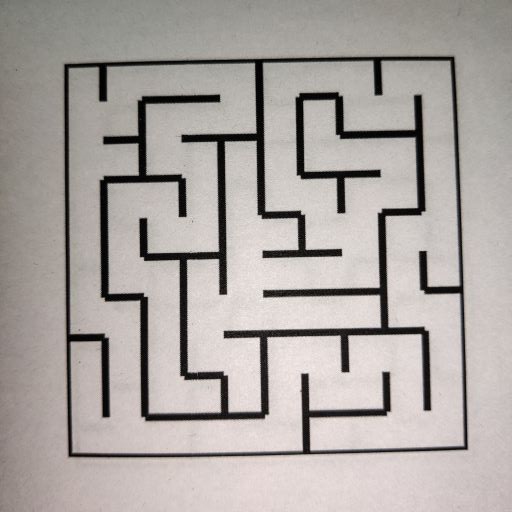
#> input picture Task_1B/test_cases/maze00.jpg, 512 x 512 px, found by its file name; its folder holds only this picture in this run
$ python task_1b.py
#> lines starting #> are read from the running program, lines starting #| are printed output that depends on the picture; after the words box and inside, x2 and y2 are one past the last pixel; in counts of white or black regions, pixels touching at a corner belong together
#> further down, input_img is the input picture: shape (512, 512, 3); mean B, G, R 161.5, 164.9, 171
'''
*****************************************************************************************
*
*				===============================================
*					Nirikshak Bot (NB) Theme (eYRC 2020-21)
*				===============================================
*
*  This script is to implement Task 1B of Nirikshak Bot (NB) Theme (eYRC 2020-21).
*
*  This software is made available on an "AS IS WHERE IS BASIS".
*  Licensee/end user indemnifies and will keep e-Yantra indemnified from
*  any and all claim(s) that emanate from the use of the Software or
*  breach of the terms of this agreement.
*
*  e-Yantra - An MHRD project under National Mission on Education using ICT (NMEICT)
*
*****************************************************************************************
'''

# Team ID:			[ 1631 ]
# Author List:		[ Names of team members worked on this file separated by Comma: Kushal Shah, Dushant Panchbhai ]
# Filename:			task_1b.py
# Functions:		applyPerspectiveTransform, detectMaze, writeToCsv, preProcess, pP1,
#					reorder, detect_wall
#					[ Comma separated list of functions in this file ]
# Global variables:
#					[ List of global variables defined in this file ]


####################### IMPORT MODULES #######################
## You are not allowed to make any changes in this section. ##
## You have to implement this task with the three available ##
## modules for this task (numpy, opencv, csv)				##
##############################################################
import numpy as np
import cv2
import csv
##############################################################


################# ADD UTILITY FUNCTIONS HERE #################
## You can define any utility functions for your code.		##
## Please add proper comments to ensure that your code is	##
## readable and easy to understand.							##
##############################################################

# Function to preprocess the image
def preProcess(img):
	if len(img.shape)==2:
		imgGray = img
	elif len(img.shape)==3:
		imgGray = cv2.cvtColor(img, cv2.COLOR_BGR2GRAY)
	imgBlur = cv2.GaussianBlur(imgGray, (5,5), 1)
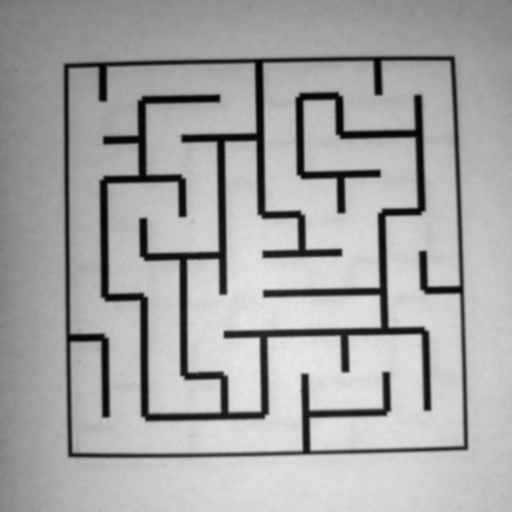
#> imgBlur: shape (512, 512); min 2, max 233, mean 166.3
	imgThreshold = cv2.adaptiveThreshold(imgBlur, 255, 1, 1, 11, -2)
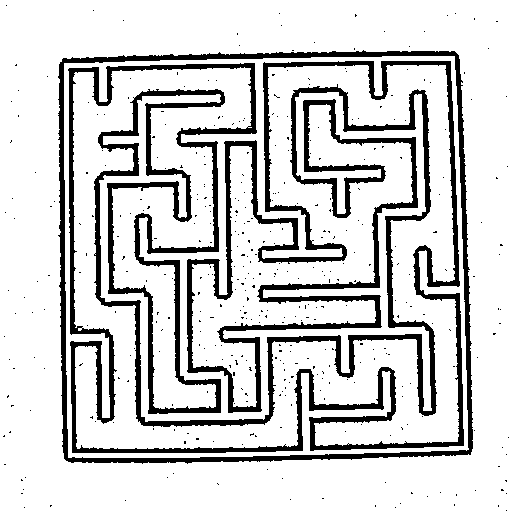
#> imgThreshold: shape (512, 512); 82.4% white; 398 black regions (396 under 20 px)
	return imgThreshold

# Another preprocessing function using different thresholding and kernel
def pP1(img):
	imgGray = cv2.cvtColor(img, cv2.COLOR_BGR2GRAY)
	kernel = np.ones((5,5),np.float32)/25
	imgBlur = cv2.filter2D(imgGray,-1,kernel)
	imgThreshold = cv2.adaptiveThreshold(imgBlur, 255, cv2.ADAPTIVE_THRESH_GAUSSIAN_C, cv2.THRESH_BINARY, 11, 2)
	return imgThreshold

# Function to reorder the points to avoid rotation of image
def reorder(myPoints):
	myPoints = myPoints.reshape((4, 2))
	myPointsNew = np.zeros((4, 1, 2), dtype = np.float32)
	add = myPoints.sum(1)
	myPointsNew[0] = myPoints[np.argmin(add)]
	myPointsNew[3] = myPoints[np.argmax(add)]
	diff = np.diff(myPoints, axis = 1)
	myPointsNew[1] = myPoints[np.argmin(diff)]
	myPointsNew[2] = myPoints[np.argmax(diff)]

	return myPointsNew

# Function to detect the wall
def detect_wall(pimg):
	prepart1 = preProcess(pimg) # preprocessed the image

	cnt, _ = cv2.findContours(prepart1, cv2.RETR_TREE, cv2.CHAIN_APPROX_SIMPLE)

	good_c = [] # list to include filtered out the contours
	for c in cnt:
		area = cv2.contourArea(c)
		if area > 700:
			good_c.append(c)

	# Now sorting the list in descending order according to their areas
	good_c.sort(reverse = True, key = lambda x : cv2.contourArea(x))

	area_good = cv2.contourArea(good_c[0])

	# Bigger contour had area greater than 2250 so checking the areas accordingly
	# if the area is less than this it means that the contours detected are smaller due
	# to a wall present between the 2 boxes
	if area_good > 2250:
		return False
	else:
		return True


##############################################################


def applyPerspectiveTransform(input_img):

	"""
	Purpose:
	---
	takes a maze test case image as input and applies a Perspective Transfrom on it to isolate the maze

	Input Arguments:
	---
	`input_img` :	[ numpy array ]
		maze image in the form of a numpy array

	Returns:
	---
	`warped_img` :	[ numpy array ]
		resultant warped maze image after applying Perspective Transform

	Example call:
	---
	warped_img = applyPerspectiveTransform(input_img)
	"""

	warped_img = None

	##############	ADD YOUR CODE HERE	##############
	imgThreshold = preProcess(input_img) # preprocessing the image
	contours, _ = cv2.findContours(imgThreshold, cv2.RETR_CCOMP, cv2.CHAIN_APPROX_NONE)
#> contours = 427 contours, 422 with area under 20; largest, box (x1, y1, x2, y2) and area: (0, 0, 512, 512) 261121, (57, 49, 474, 465) 166192, (64, 56, 469, 458) 156800, (67, 60, 465, 454) 131002, (73, 65, 459, 449) 85798

	# We need to find the second largest contour as the largest contour had edges of the image
	# itself. So using for loops twice to find second largest areawise contour

	max_area = 0
	second_last_area = 0
	second_big = np.array([])
	for i in contours:

		area = cv2.contourArea(i)
		if area > 50:
			peri = cv2.arcLength(i, True)
			approx = cv2.approxPolyDP(i, 0.02 * peri, True)
			if area > max_area and len(approx) == 4:
				max_area = area
#> this loop made 427 passes
#> (area, peri, approx, max_area) on passes 325, 327: (156799.5, 1597.3, [[454, 56], [64, 63], [68, 457], [468, 449]], 156799.5), (261121, 2044, [[0, 0], [0, 511], [511, 511], [511, 0]], 261121)
#> (area, peri, approx) on pass 408: (166191.5, 1763.4, [[454, 50], [471, 454], [66, 461], [61, 59]])
#> after the loop, max_area = 261121


	for i in contours:

		area = cv2.contourArea(i)
		if area > 50:
			peri = cv2.arcLength(i, True)
			approx = cv2.approxPolyDP(i, 0.02 * peri, True)
			if area > second_last_area and len(approx) == 4:
				if area != max_area:
					second_big = approx
					second_last_area = area
#> this loop made 427 passes
#> (area, peri, second_big, second_last_area) on passes 325, 408: (156799.5, 1597.3, [[454, 56], [64, 63], [68, 457], [468, 449]], 156799.5), (166191.5, 1763.4, [[454, 50], [471, 454], [66, 461], [61, 59]], 166191.5)
#> (area, peri, approx) on pass 327: (261121, 2044, [[0, 0], [0, 511], [511, 511], [511, 0]])
#> after the loop, second_last_area = 166191.5


	second_big = reorder(second_big) # reordering the points to avoid rotation
#> in reorder, `myPoints = myPoints.reshape((4, 2))`: myPoints = [[454, 50], [471, 454], [66, 461], [61, 59]]
#> in reorder, `add = myPoints.sum(1)`: add = [504, 925, 527, 120]
#> in reorder, `diff = np.diff(myPoints, axis = 1)`: diff = [-404, -17, 395, -2]
#> second_big = [[61, 59], [454, 50], [66, 461], [471, 454]]
	second_big = np.int0(second_big)

	pts1 = np.float32(second_big)
#> pts1 = [[61, 59], [454, 50], [66, 461], [471, 454]]
	pts2 = np.float32([[0,0], [500, 0], [0,500], [500,500]])

	# Now doing perspective transform
	matrix = cv2.getPerspectiveTransform(pts1, pts2)
#> matrix = [[1.29, -0.016, -77.49], [0.0295, 1.29, -77.79], [1.58e-05, 7.56e-05, 1]]
	warped_img = cv2.warpPerspective(input_img, matrix, (500, 500))
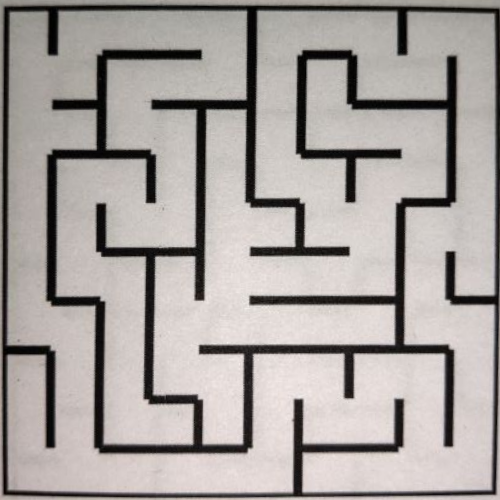
#> warped_img: shape (500, 500, 3); mean B, G, R 159.3, 162.3, 168.1


	##################################################

	return warped_img


def detectMaze(warped_img):

	"""
	Purpose:
	---
	takes the warped maze image as input and returns the maze encoded in form of a 2D array

	Input Arguments:
	---
	`warped_img` :	  [ numpy array ]
		resultant warped maze image after applying Perspective Transform

	Returns:
	---
	`maze_array` :	  [ nested list of lists ]
		encoded maze in the form of a 2D array

	Example call:
	---
	maze_array = detectMaze(warped_img)
	"""

	maze_array = []

	##############	ADD YOUR CODE HERE	##############
	# arr_boxes is a numpy array filled with zeros
	arr_boxes = np.zeros(shape=(10,10), dtype = int)

	# Initializing the array as outer borders were present in all images
	for i in range(10):
		arr_boxes[i,0] += 1
		arr_boxes[0,i] += 2
		arr_boxes[i,9] += 4
		arr_boxes[9,i] += 8

	# Slicing the images to have a 50x100 part of image to detect if vertical wall is there
	# between them
	# r is the row index
	for r in range(10):
		c = 0	# column index
		sci = 0	 # starting column pixel value
		eci = 100  # ending column pixel value
		while(c != 9):
			part = warped_img[r * 50: r * 50 + 50 , sci:eci]
			vw = detect_wall(part)
			if(vw):
				arr_boxes[r,c] += 4
				arr_boxes[r,c+1] += 1
			sci += 50
			eci += 50
			c += 1
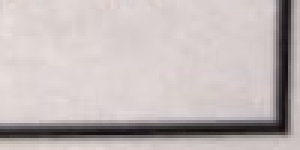
#> part: shape (50, 100, 3) (shown 3 times larger); mean B, G, R 184.3, 185.1, 194.2

	# Slicing the images to have a 100x50 part of image to detect if vertical wall is there
	# between them
	# c is the column index
	for c in range(10):
		r = 0	 # row index
		sri = 0	 # starting row pixel value
		eri = 100  # ending row pixel value
		while(r != 9):
			part = warped_img[sri:eri ,c * 50: c * 50 + 50]
			hw = detect_wall(part)
			if(hw):
				arr_boxes[r,c] += 8
				arr_boxes[r+1,c] += 2
			sri += 50
			eri += 50
			r += 1
#> this loop made 10 passes
#> pass 1, in preProcess (call 92), `imgThreshold = cv2.adaptiveThreshold(imgBlur, 255, 1, 1, 11, -2)`:
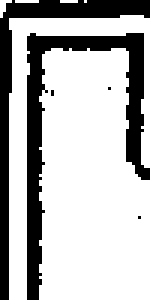
#> imgThreshold: shape (100, 50) (shown 3 times larger); 72.5% white; 5 black regions (3 under 20 px), largest, box (x1, y1, x2, y2) and area: (9, 11, 50, 100) 803, (0, 0, 50, 100) 568
#> pass 1, in preProcess (call 93), `imgGray = cv2.cvtColor(img, cv2.COLOR_BGR2GRAY)`:
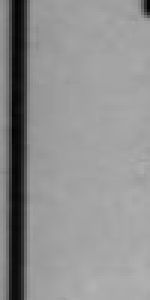
#> imgGray: shape (100, 50) (shown 3 times larger); min 3, max 177, mean 143.9
#> after the loop:
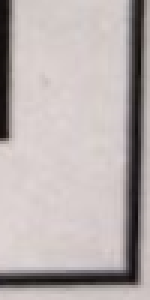
#> part: shape (100, 50, 3) (shown 3 times larger); mean B, G, R 174.8, 175.8, 184.3

	# Finally converting numpy array to list
	maze_array = arr_boxes.tolist()
#> maze_array = 10 items, first 6: [7, 3, 10, 10, 6, 3, 10, 6, 3, 6], [1, 12, 3, 10, 12, 5, 7, 9, 12, 5], [1, 14, 9, 6, 7, 5, 9, 10, 6, 5], [5, 3, 6, 5, 5, 9, 6, 3, 12, 5], [5, 5, 9, 12, 1, 14, 9, 4, 3, 4], [5, 9, 6, 7, 1, 10, 10, 12, 5, 13]


	##################################################

	return maze_array


# NOTE:	YOU ARE NOT ALLOWED TO MAKE ANY CHANGE TO THIS FUNCTION
def writeToCsv(csv_file_path, maze_array):

	"""
	Purpose:
	---
	takes the encoded maze array and csv file name as input and writes the encoded maze array to the csv file

	Input Arguments:
	---
	`csv_file_path` :	[ str ]
		file path with name for csv file to write

	`maze_array` :		[ nested list of lists ]
		encoded maze in the form of a 2D array

	Example call:
	---
	warped_img = writeToCsv('test_cases/maze00.csv', maze_array)
	"""

	with open(csv_file_path, 'w', newline='') as file:
		writer = csv.writer(file)
		writer.writerows(maze_array)


# NOTE:	YOU ARE NOT ALLOWED TO MAKE ANY CHANGE TO THIS FUNCTION
#
# Function Name:	main
#		 Inputs:	None
#		Outputs:	None
#		Purpose:	This part of the code is only for testing your solution. The function first takes 'maze00.jpg'
#					as input, applies Perspective Transform by calling applyPerspectiveTransform function,
#					encodes the maze input in form of 2D array by calling detectMaze function and writes this data to csv file
#					by calling writeToCsv function, it then asks the user whether to repeat the same on all maze images
#					present in 'test_cases' folder or not. Write your solution ONLY in the space provided in the above
#					applyPerspectiveTransform and detectMaze functions.

if __name__ == "__main__":

	# path directory of images in 'test_cases' folder
	img_dir_path = 'test_cases/'

	# path to 'maze00.jpg' image file
	file_num = 0
	img_file_path = img_dir_path + 'maze0' + str(file_num) + '.jpg'

	print('\n============================================')
	print('\nFor maze0' + str(file_num) + '.jpg')

	# path for 'maze00.csv' output file
	csv_file_path = img_dir_path + 'maze0' + str(file_num) + '.csv'

	# read the 'maze00.jpg' image file
	input_img = cv2.imread(img_file_path)

	# get the resultant warped maze image after applying Perspective Transform
	warped_img = applyPerspectiveTransform(input_img)

	if type(warped_img) is np.ndarray:

		# get the encoded maze in the form of a 2D array
		maze_array = detectMaze(warped_img)

		if (type(maze_array) is list) and (len(maze_array) == 10):

			print('\nEncoded Maze Array = %s' % (maze_array))
#> (printed output is left out)
			print('\n============================================')

			# writes the encoded maze array to the csv file
			writeToCsv(csv_file_path, maze_array)

			cv2.imshow('warped_img_0' + str(file_num), warped_img)
			cv2.waitKey(0)
			cv2.destroyAllWindows()

		else:

			print('\n[ERROR] maze_array returned by detectMaze function is not complete. Check the function in code.\n')
			exit()

	else:

		print('\n[ERROR] applyPerspectiveTransform function is not returning the warped maze image in expected format! Check the function in code.\n')
		exit()

	choice = input('\nDo you want to run your script on all maze images ? => "y" or "n": ')
#> the answer given: ../Task_1B/test_cases/maze00.jpg

	if choice == 'y':

		for file_num in range(1, 10):

			# path to image file
			img_file_path = img_dir_path + 'maze0' + str(file_num) + '.jpg'

			print('\n============================================')
			print('\nFor maze0' + str(file_num) + '.jpg')

			# path for csv output file
			csv_file_path = img_dir_path + 'maze0' + str(file_num) + '.csv'

			# read the image file
			input_img = cv2.imread(img_file_path)

			# get the resultant warped maze image after applying Perspective Transform
			warped_img = applyPerspectiveTransform(input_img)

			if type(warped_img) is np.ndarray:

				# get the encoded maze in the form of a 2D array
				maze_array = detectMaze(warped_img)

				if (type(maze_array) is list) and (len(maze_array) == 10):

					print('\nEncoded Maze Array = %s' % (maze_array))
					print('\n============================================')

					# writes the encoded maze array to the csv file
					writeToCsv(csv_file_path, maze_array)

					cv2.imshow('warped_img_0' + str(file_num), warped_img)
					cv2.waitKey(0)
					cv2.destroyAllWindows()

				else:

					print('\n[ERROR] maze_array returned by detectMaze function is not complete. Check the function in code.\n')
					exit()

			else:

				print('\n[ERROR] applyPerspectiveTransform function is not returning the warped maze image in expected format! Check the function in code.\n')
				exit()

	else:

		print('')
